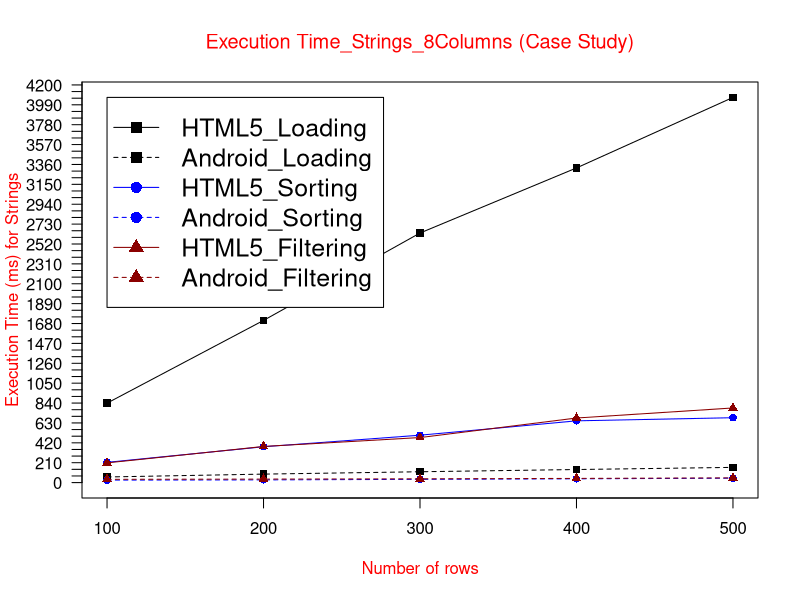

Write R code to recreate this figure.
data <- read.table("(CS)ETstr8col.txt", header = TRUE)

max_y <- max(data)
plot_colors <- c("black", "blue", "red4")
png(filename="(CS)ETstr8Col.png", height = 1000, width = 1300, bg = "white")
plot(data$HTML5_Loading, type = "o", col = plot_colors[1], pch=15,  ylim=c(0,max_y), axes=FALSE, ann=FALSE)
axis(1, at=1:5, lab=c("100", "200", "300", "400", "500"))
axis(2, las=1, at=70*0:max_y, cex.axis = 1)

box()
lines(data$Android_Loading, type="o", pch=15, lty=2, col=plot_colors[1])
lines(data$HTML5_Sorting, type="o", pch=16, lty=1,  col=plot_colors[2])
lines(data$Android_Sorting, type="o", pch=16, lty=2,  col=plot_colors[2])   
lines(data$HTML5_Filtering, type="o", pch=17, lty=1, col=plot_colors[3])
lines(data$Android_Filtering, type="o", pch=17, lty=2,   col=plot_colors[3])

title(main="Execution Time_Strings_8Columns (Case Study)", col.main="red", font.main=6)
title(xlab= "Number of rows", col.lab="red")
title(ylab= "Execution Time (ms) for Strings", col.lab="red")
legend(1, max_y, names(data), cex=1.5, col=c("black", "black","blue", "blue","red4","red4"), pch=c(15,15,16,16,17,17), lty=c(1,2,1,2,1,2));


dev.off()
